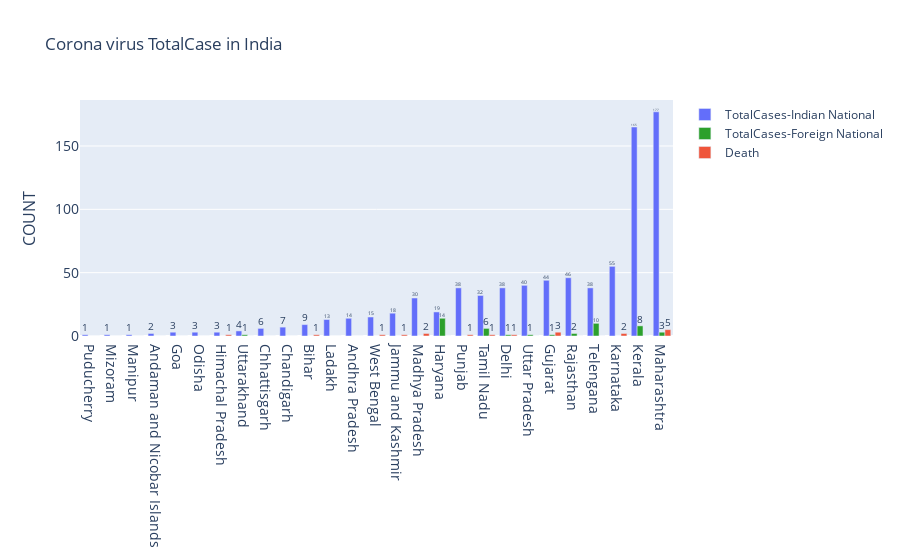

Here is the notebook cell this chart was saved with:
### Code cell
fig = go.Figure()
fig.add_trace(go.Bar(
    x=df["Name of State / UT"],
    y=df["Total Confirmed cases (Indian National)"],
    name='TotalCases-Indian National',
    marker_color='#636EFA',
    text=df["Total Confirmed cases (Indian National)"],
    textposition='auto'
))
fig.add_trace(go.Bar(
    x=df["Name of State / UT"],
    y=df["Total Confirmed cases ( Foreign National )"],
    name='TotalCases-Foreign National',
    marker_color='#2ca02c',
    text=df["Total Confirmed cases ( Foreign National )"],
    textposition='auto'
))

fig.add_trace(go.Bar(
    x=df["Name of State / UT"],
    y=df["Death"],
    name='Death',
    marker_color='#EF553B',
    text=df["Death"],
    textposition='auto'
))
fig.update_layout(title_text='Corona virus TotalCase in India',xaxis_tickfont_size=14,
    yaxis=dict(
        title='COUNT',
        titlefont_size=16,
        tickfont_size=14))
fig.show()

### Figure 1 — Plotly figure (JSON) as saved in the notebook; plotly's stock layout.template omitted (floating-point values rounded to 4 significant figures)
{"data": [{"marker": {"color": "#636EFA"}, "name": "TotalCases-Indian National", "text": [1, 1, 1, 2, 3, 3, 3, 4, 6, 7, 9, 13, 14, 15, 18, 30, 19, 38, 32, 38, 40, 44, 46, 38, 55, 165, 177], "textposition": "auto", "type": "bar", "x": ["Puducherry", "Mizoram", "Manipur", "Andaman and Nicobar Islands", "Goa", "Odisha", "Himachal Pradesh", "Uttarakhand", "Chhattisgarh", "Chandigarh", "Bihar", "Ladakh", "Andhra Pradesh", "West Bengal", "Jammu and Kashmir", "Madhya Pradesh", "Haryana", "Punjab", "Tamil Nadu", "Delhi", "Uttar Pradesh", "Gujarat", "Rajasthan", "Telengana", "Karnataka", "Kerala", "Maharashtra"], "y": [1, 1, 1, 2, 3, 3, 3, 4, 6, 7, 9, 13, 14, 15, 18, 30, 19, 38, 32, 38, 40, 44, 46, 38, 55, 165, 177]}, {"marker": {"color": "#2ca02c"}, "name": "TotalCases-Foreign National", "text": [0, 0, 0, 0, 0, 0, 0, 1, 0, 0, 0, 0, 0, 0, 0, 0, 14, 0, 6, 1, 1, 1, 2, 10, 0, 8, 3], "textposition": "auto", "type": "bar", "x": ["Puducherry", "Mizoram", "Manipur", "Andaman and Nicobar Islands", "Goa", "Odisha", "Himachal Pradesh", "Uttarakhand", "Chhattisgarh", "Chandigarh", "Bihar", "Ladakh", "Andhra Pradesh", "West Bengal", "Jammu and Kashmir", "Madhya Pradesh", "Haryana", "Punjab", "Tamil Nadu", "Delhi", "Uttar Pradesh", "Gujarat", "Rajasthan", "Telengana", "Karnataka", "Kerala", "Maharashtra"], "y": [0, 0, 0, 0, 0, 0, 0, 1, 0, 0, 0, 0, 0, 0, 0, 0, 14, 0, 6, 1, 1, 1, 2, 10, 0, 8, 3]}, {"marker": {"color": "#EF553B"}, "name": "Death", "text": [0, 0, 0, 0, 0, 0, 1, 0, 0, 0, 1, 0, 0, 1, 1, 2, 0, 1, 1, 1, 0, 3, 0, 0, 2, 0, 5], "textposition": "auto", "type": "bar", "x": ["Puducherry", "Mizoram", "Manipur", "Andaman and Nicobar Islands", "Goa", "Odisha", "Himachal Pradesh", "Uttarakhand", "Chhattisgarh", "Chandigarh", "Bihar", "Ladakh", "Andhra Pradesh", "West Bengal", "Jammu and Kashmir", "Madhya Pradesh", "Haryana", "Punjab", "Tamil Nadu", "Delhi", "Uttar Pradesh", "Gujarat", "Rajasthan", "Telengana", "Karnataka", "Kerala", "Maharashtra"], "y": [0, 0, 0, 0, 0, 0, 1, 0, 0, 0, 1, 0, 0, 1, 1, 2, 0, 1, 1, 1, 0, 3, 0, 0, 2, 0, 5]}], "layout": {"title": {"text": "Corona virus TotalCase in India"}, "xaxis": {"tickfont": {"size": 14}}, "yaxis": {"tickfont": {"size": 14}, "title": {"font": {"size": 16}, "text": "COUNT"}}}}
